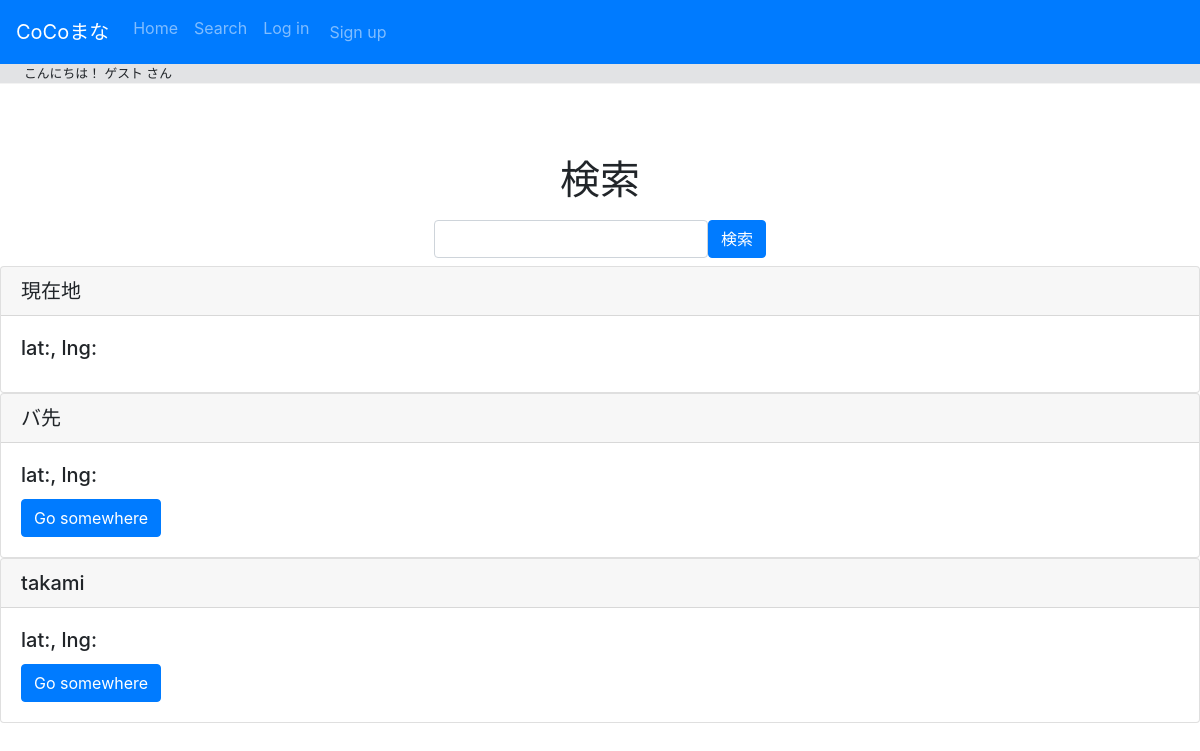
Page /geo/ on the earlier database version.
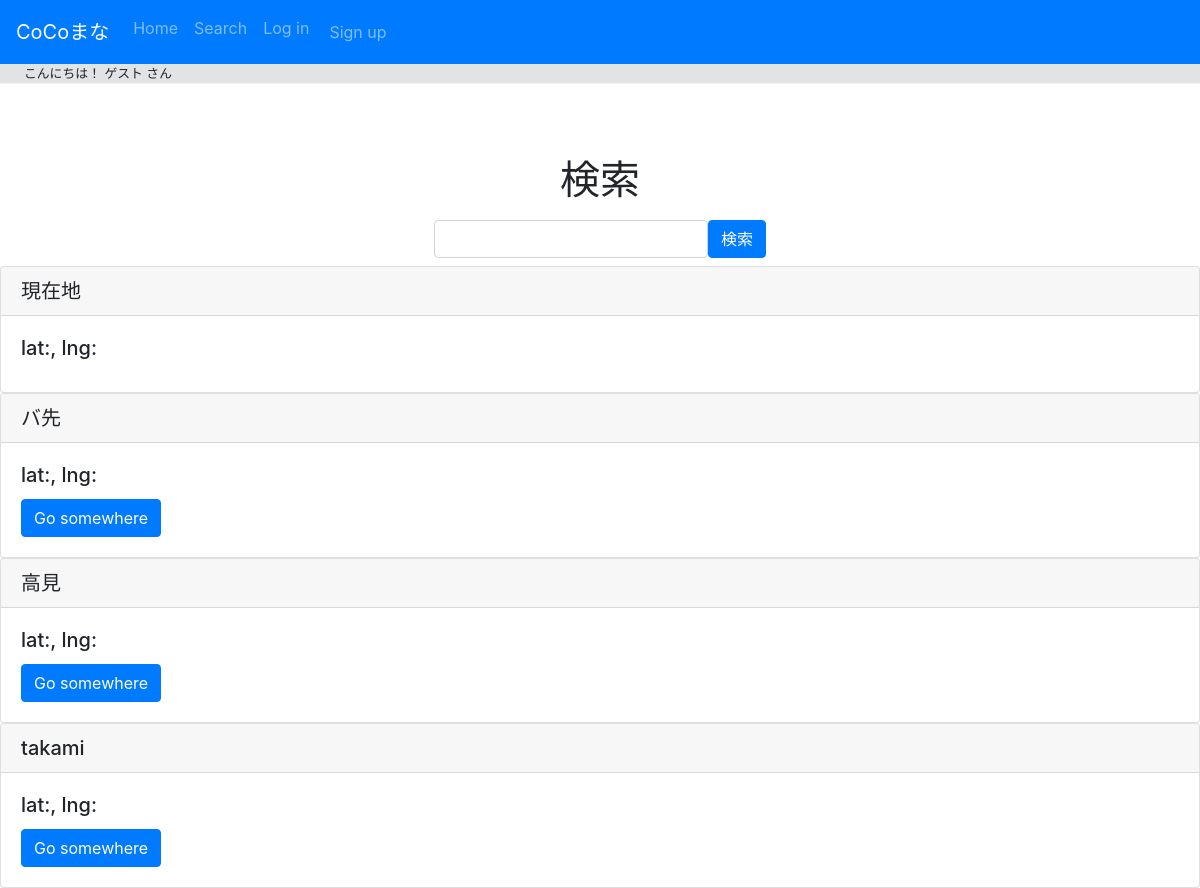
Same page on the later database version.
### users/models.py (models this page shows)
class Places(models.Model): #ok
    place_id = models.IntegerField(primary_key=True)
    place_name = models.TextField(max_length=50)
    open_time = models.TimeField(null=True, blank=True)
    close_time = models.TimeField(null=True, blank=True)
    prefecture = models.TextField(max_length=5) #都道府県
    municipal = models.TextField(max_length=50) #市区町村
    place_address = models.TextField(max_length=50) #残り
    wifi = models.BooleanField()
    charge = models.BooleanField()
    personal_space = models.BooleanField()
    place_cost = models.PositiveIntegerField(null=True, blank=True)
    place_category = models.IntegerField(validators=[MinValueValidator(1), MaxValueValidator(5)]) #1:cafe, 2:コワーキングスペース, 3:food(マックとか), 4:図書館, 5:その他

### map/views.py (the view)
# urls.py: path("geo/", views.returnGeocode, name="geocode"),
def returnGeocode(request):
    queries = request.POST.get('q')
    googleapikey = 'AIzaSyCmy9n811gkYviPHi50c7KnsFQb_Cc7Al4'
    gmaps = googlemaps.Client(key=googleapikey)
    now_adress = {}
    if queries:
        adress_dic = gmaps.geocode(queries)
        now_adress =  {'lat':adress_dic[0]["geometry"]["location"]["lat"], 'lng':adress_dic[0]["geometry"]["location"]["lng"]}
    places = Places.objects.all()
    results = []
    for obj in places:
        print(obj.place_name)
        adress = obj.prefecture + " " + obj.municipal + " " + obj.place_address
        adress_dic = gmaps.geocode(adress)
        loc ={'id':obj.pk, 'lat':adress_dic[0]["geometry"]["location"]["lat"], 'lng':adress_dic[0]["geometry"]["location"]["lng"], 'place_name':obj.place_name}
        results.append(loc)
    return render(request, 'map/test.html', {
        "now_adress":now_adress,
        "results": results,
    })

### map/templates/map/test.html (shortened to what this page needs)
{% extends "layout_map.html" %}
{% load static %}
{% block  content %}
<h1 class="mt-5 pt-4 text-center">検索</h1>
<div class="d-flex justify-content-center">
  <form class="form-inline my-2" method="POST" action="">
   <input type="text" class="form-control" name="q" value="{{request.GET.q}}">
   <button type="submit" value="q" class="btn btn-primary">検索</button>
  </form>
  </div>
    <div class="card">
        <h5 class="card-header">現在地</h5>
        <div class="card-body">
        <h5 class="card-title">lat:{{ now_adress.lat }}, lng:{{ now_adress.lng }}</h5>
        </div>
    </div>
{% for result in results %}
<div class="card">
    <h5 class="card-header">{{ result.place_name }}</h5>
    <div class="card-body">
      <h5 class="card-title">lat:{{ result.lat }}, lng:{{ result.lng }}</h5>
      <a href="{% url 'space:index' placeid=result.id %}" class="btn btn-primary">Go somewhere</a>
    </div>
</div>
{% endfor %}
{% endblock %}

Differences in the rows shown:
added Places: place_name "高見"
Other differences:
new list line: "lat: , lng: Go somewhere"
